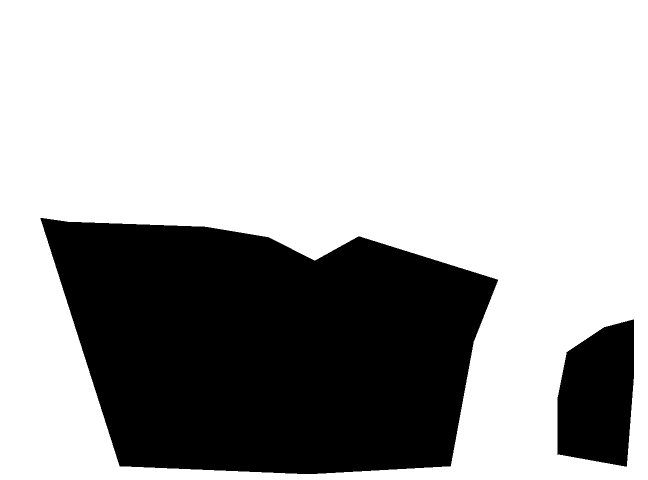
#> input picture harvard_DB_0001_01.tif, 1296 x 960 px (shown at 1/2 size)
$ python phenocam-test.py
#> lines starting #> are read from the running program, lines starting #| are printed output that depends on the picture; after the words box and inside, x2 and y2 are one past the last pixel; in counts of white or black regions, pixels touching at a corner belong together; long printed decimals are rounded
import matplotlib
from PIL import Image, ImageOps
import numpy as np
import matplotlib.pyplot as plt
from datetime import datetime, timedelta
import pylab

# %matplotlib inline

test_image = 'harvard_2009_06_30_120138.jpg'
test_mask = 'harvard_DB_0001_01.tif'

# read in mask image and convert to nparray
mask_img = Image.open(test_mask)
#> mask_img is the input picture: PIL image 1296x960 L; 68.2% white; 2 black regions, box (x1, y1, x2, y2) and area: (81, 436, 996, 948) 359108, (1114, 639, 1268, 933) 36478
roimask = np.asarray(mask_img, dtype=np.bool8)

# read in canopy image
img = Image.open(test_image)
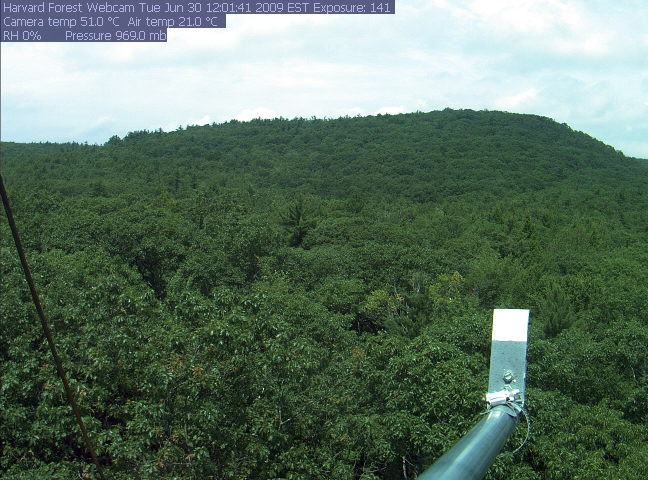
#> input picture harvard_2009_06_30_120138.jpg, 1296 x 960 px (shown at 1/2 size)
#> img is the input picture: PIL image 1296x960 RGB; mean R, G, B 95, 115.8, 99.5
img.load()

# create an image with alpha mask
rev_mask_img = ImageOps.invert(mask_img)
alpha_data = rev_mask_img.getdata()
rev_mask_img.putdata(alpha_data,.4,150)
imga = img.copy()
fig = plt.figure(figsize=[8,8])
imga.putalpha(rev_mask_img)
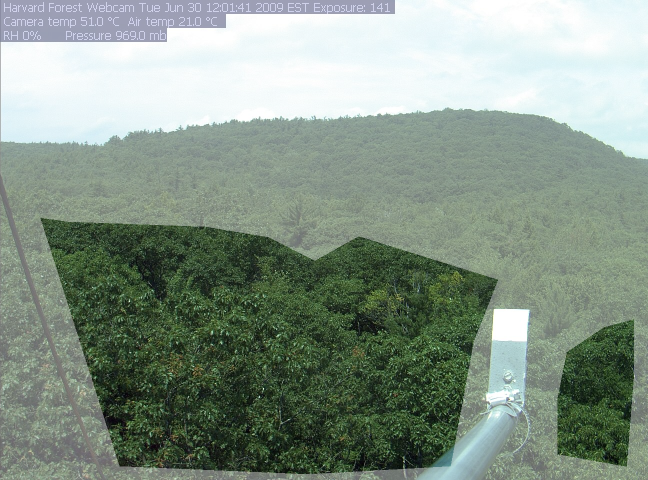
#> imga: PIL image 1296x960 RGBA (shown at 1/2 size); mean R, G, B, A 95, 115.8, 99.5, 182.4; transparent parts drawn white
plt.imshow(imga)
plt.savefig('phenocam_roi_over_dpi.png', dpi=600)
pylab.show()
# 如果加 plt.show() 之后还是无法显示，可以试试首先导入pylab包
# 然后在plt.imshow(img)后面添加一行代码 pylab.show()

# def get_roi_stats(im, roimask):
#     """
#     Function to return a collection of stats for DN values for an image / mask pair.
#     """
#
#     # split into bands
#     (im_r, im_g, im_b) = im.split()
#
#     # create numpy arrays with bands
#     r_array = np.asarray(im_r, dtype=np.int16)
#     g_array = np.asarray(im_g, dtype=np.int16)
#     b_array = np.asarray(im_b, dtype=np.int16)
#
#     # try applying mask to red image ... if mask and image don't
#     # have same size this will raise an exception.
#     try:
#         r_ma = np.ma.array(r_array, mask=roimask)
#     except:
#         errstr = "Error applying mask to image file.\n"
#         sys.stderr.write(errstr)
#         return None
#
#     # make masked arrays for G,B
#     g_ma = np.ma.array(g_array, mask=roimask)
#     b_ma = np.ma.array(b_array, mask=roimask)
#
#     # find mean, std
#     r_vals = r_ma.compressed()
#     r_mean = r_vals.mean()
#     r_diff = np.float64(r_vals) - r_mean
#     r_std = np.sqrt(np.dot(r_diff, r_diff) / r_vals.size)
#
#     g_vals = g_ma.compressed()
#     g_mean = g_vals.mean()
#     g_diff = np.float64(g_vals) - g_mean
#     g_std = np.sqrt(np.dot(g_diff, g_diff) / g_vals.size)
#
#     b_vals = b_ma.compressed()
#     b_mean = b_vals.mean()
#     b_diff = np.float64(b_vals) - b_mean
#     b_std = np.sqrt(np.dot(b_diff, b_diff) / b_vals.size)
#
#     # calculate percentiles for each array
#     r_pcts = np.percentile(r_vals, (5., 10., 25., 50., 75., 90., 95.))
#     g_pcts = np.percentile(g_vals, (5., 10., 25., 50., 75., 90., 95.))
#     b_pcts = np.percentile(b_vals, (5., 10., 25., 50., 75., 90., 95.))
#
#     # calculate covariance
#     rg_cov = np.dot(r_diff, g_diff) / r_diff.size
#     gb_cov = np.dot(g_diff, b_diff) / g_diff.size
#     br_cov = np.dot(b_diff, r_diff) / b_diff.size
#
#     # correlation coefficients
#     RG_cor = rg_cov / (r_std * g_std)
#     GB_cor = gb_cov / (g_std * b_std)
#     BR_cor = br_cov / (b_std * r_std)
#
#     # return list of values
#     return [{'mean': r_mean,
#              'stdev': r_std,
#              'percentiles': r_pcts},
#             {'mean': g_mean,
#              'stdev': g_std,
#              'percentiles': g_pcts},
#             {'mean': b_mean,
#              'stdev': b_std,
#              'percentiles': b_pcts},
#             RG_cor, GB_cor, BR_cor]
#
# # call stats function
# stats = get_roi_stats(img, roimask)
# stats

# split into bands
(im_r, im_g, im_b) = img.split()
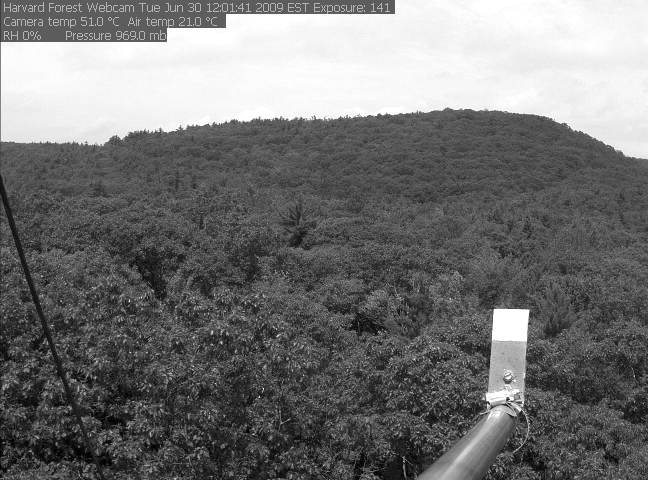
#> im_g: PIL image 1296x960 L (shown at 1/2 size); min 0, max 255, mean 115.8
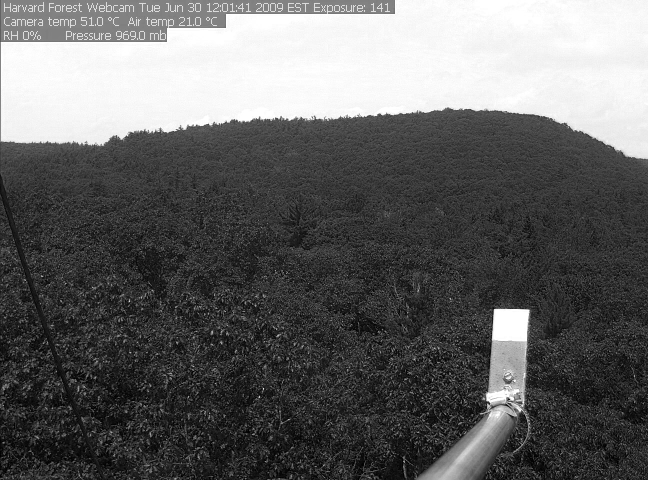
#> im_b: PIL image 1296x960 L (shown at 1/2 size); min 0, max 255, mean 99.5

# create numpy arrays with bands
r_array = np.asarray(im_r, dtype=np.float64)
g_array = np.asarray(im_g, dtype=np.float64)
b_array = np.asarray(im_b, dtype=np.float64)
brt_array = r_array + g_array + b_array
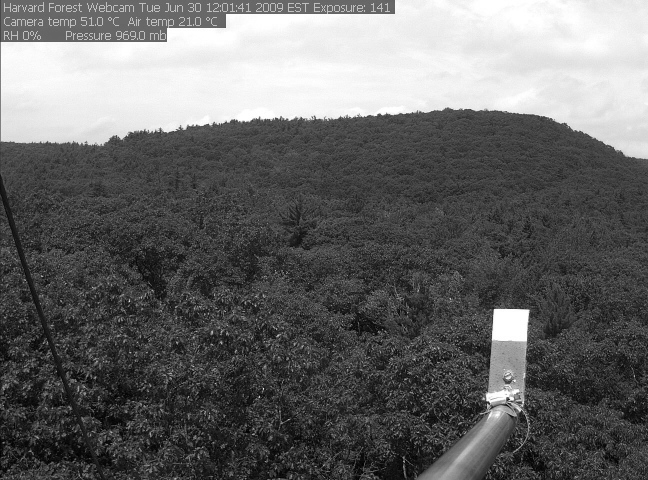
#> brt_array: shape (960, 1296) float64 (shown at 1/2 size); min 0, max 765, mean 310.3; drawn with min black and max white

# apply mask to brightness image
brt_ma = np.ma.array(brt_array,mask=roimask)

# make masked arrays for R,G,B
g_ma = np.ma.array(g_array,mask=roimask)
r_ma = np.ma.array(r_array,mask=roimask)
b_ma = np.ma.array(b_array,mask=roimask)

# first let's get percentiles for R, G and B
nvalues = g_ma.size
#> nvalues = 1244160
r_values = r_ma.compressed()
g_values = g_ma.compressed()
b_values = b_ma.compressed()

print ("Number of pixels in image: {0}".format(nvalues))
#| Number of pixels in image: 1244160
print ("Number of masked pixels: {0}".format(len(g_values)))
#| Number of masked pixels: 395586

# calculate mean, median and std-dev for R, G, B
r_mean = np.mean(r_values)
#> r_mean = 48.82
r_median = np.median(r_values)
#> r_median = 44
r_var = np.var(r_values)
#> r_var = 846.8
r_std = np.std(r_values)
#> r_std = 29.1
g_mean = np.mean(g_values)
#> g_mean = 69.23
g_median = np.median(g_values)
#> g_median = 65
g_var = np.var(g_values)
#> g_var = 1048.9
g_std = np.std(g_values)
#> g_std = 32.39
b_mean = np.mean(b_values)
#> b_mean = 42.85
b_median = np.median(b_values)
#> b_median = 38
b_var = np.var(b_values)
#> b_var = 756.9
b_std = np.std(b_values)
#> b_std = 27.51

# calculate percentiles for each array
r_percentiles = np.percentile(r_values, (5., 10., 25., 50., 75., 90., 95.))
#> r_percentiles = [9, 16, 27, 44, 66, 87, 102]
g_percentiles = np.percentile(g_values, (5., 10., 25., 50., 75., 90., 95.))
#> g_percentiles = [24, 31, 45, 65, 89, 112, 127]
b_percentiles = np.percentile(b_values, (5., 10., 25., 50., 75., 90., 95.))
#> b_percentiles = [6, 12, 23, 38, 58, 79, 94]

# histogram the value for R, G, B
fig = plt.figure(figsize=[20, 6])

r_95 = r_percentiles[-1]
#> r_95 = 102
r_low = r_mean - r_std
#> r_low = 19.72
r_high = r_mean + r_std
#> r_high = 77.92
plt.subplot(1,3,1)
plt.hist(r_values,20,color='r')
plt.plot([r_mean, r_mean], [0,60000], 'k--', lw=2)
plt.plot([r_low, r_low], [0,60000], 'k:', lw=2)
plt.plot([r_high, r_high], [0,60000], 'k:', lw=2 )
plt.text(150,50000,'mean:      {0:.2f}'.format(r_mean), size=14)
plt.text(150,47000,'std. dev.: {0:.2f}'.format(r_std), size=14)
plt.xlim([0,255])

g_95 = g_percentiles[-1]
#> g_95 = 127
g_low = g_mean - g_std
#> g_low = 36.84
g_high = g_mean + g_std
#> g_high = 101.6
plt.subplot(1, 3, 2)
plt.hist(g_values, 20, color='g')
plt.plot([g_mean, g_mean], [0,60000], 'k--', lw=2)
plt.plot([g_low, g_low], [0,60000], 'k:', lw=2)
plt.plot([g_high, g_high], [0,60000], 'k:', lw=2 )
plt.text(150,50000,'mean:       {0:.2f}'.format(g_mean), size=14)
plt.text(150,47000,'std. dev.:  {0:.2f}'.format(g_std), size=14)
plt.xlim([0,255])

b_95 = b_percentiles[-1]
#> b_95 = 94
b_low = b_mean - b_std
#> b_low = 15.34
b_high = b_mean + b_std
#> b_high = 70.36
plt.subplot(1,3,3)
plt.hist(b_values,20,color='b')
plt.plot([b_mean, b_mean], [0,70000], 'k--', lw=2)
plt.plot([b_low, b_low], [0,70000], 'k:', lw=2)
plt.plot([b_high, b_high], [0,70000], 'k:', lw=2 )
plt.text(150,59000,'mean:       {0:.2f}'.format(b_mean), size=14)
plt.text(150,55000,'std. dev.:  {0:.2f}'.format(b_std), size=14)
plt.xlim([0,255])
plt.savefig('phenocam-test_dpi.png', dpi=600)
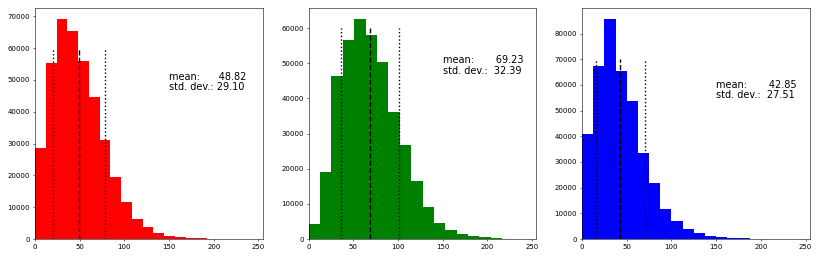
#> figure drawn by matplotlib, 3 panels; panel 1: tallest bar 69169 high, from x = 24.1 to 36.15; panel 2: tallest bar 62570 high, from x = 51 to 63.75; panel 3: tallest bar 85709 high, from x = 25 to 37.5
pylab.show()

print (r_mean, r_std, r_median, r_var, r_percentiles)
#| 48.823 29.100 44.0 846.836 [  9.  16.  27.  44.  66.  87. 102.]
print (g_mean, g_std, g_median, g_var, g_percentiles)
#| 69.229 32.387 65.0 1048.890 [ 24.  31.  45.  65.  89. 112. 127.]
print (b_mean, b_std, b_median, b_var, b_percentiles)
#| 42.849 27.512 38.0 756.891 [ 6. 12. 23. 38. 58. 79. 94.]

# calculate the covariance matrix between pairs (R,G), (R,B), (G,B)
rg_cov = np.cov(r_values, g_values)
#> rg_cov = [[846.8, 921.4], [921.4, 1048.9]]
rb_cov = np.cov(r_values, b_values)
#> rb_cov = [[846.8, 775.4], [775.4, 756.9]]
gb_cov = np.cov(g_values, b_values)
#> gb_cov = [[1048.9, 845.2], [845.2, 756.9]]

fig = plt.figure(figsize=[16, 4])
plt.subplot(1,3,1)
plt.scatter(r_values,g_values,s=2,color='k',alpha=.2,edgecolor='none')
plt.xlim([0,255])
plt.ylim([0,255])
plt.xlabel('R')
plt.ylabel('G')

plt.subplot(1,3,2)
plt.scatter(r_values,b_values,s=2,color='k',alpha=.2,edgecolor='none')
plt.xlim([0,255])
plt.ylim([0,255])
plt.xlabel('R')
plt.ylabel('B')

plt.subplot(1,3,3)
plt.scatter(g_values,b_values,s=2,color='k',alpha=.2,edgecolor='none')
plt.xlim([0,255])
plt.ylim([0,255])
plt.xlabel('G')
plt.ylabel('B')
plt.savefig('phenocam-cor_test_dpi.png', dpi=600)
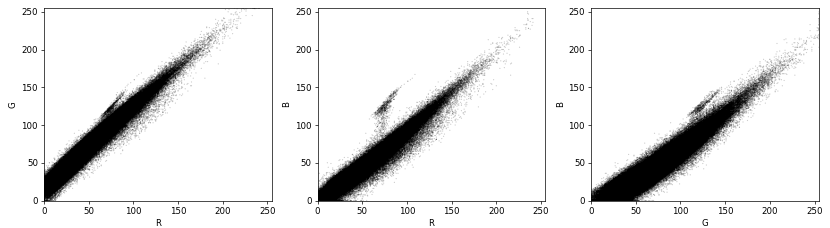
#> figure drawn by matplotlib, 3 panels
pylab.show()

RG_cov = rg_cov[0, 1]
#> RG_cov = 921.4
RB_cov = rb_cov[0, 1]
#> RB_cov = 775.4
GB_cov = gb_cov[0, 1]
#> GB_cov = 845.2
RG_cor = RG_cov/(r_std * g_std)
#> RG_cor = 0.978
RB_cor = RB_cov/(r_std * b_std)
#> RB_cor = 0.969
GB_cor = GB_cov/(g_std * b_std)
#> GB_cor = 0.949

print ('rg_cov: {0}  rb_cov: {1}  gb_cov: {2}'.format(RG_cov, RB_cov, GB_cov))
#| rg_cov: 921.404  rb_cov: 775.405  gb_cov: 845.242
print ('rg_cor: {0}  rb_cor: {1}  gb_cor: {2}'.format(RG_cor, RB_cor, GB_cor))
#| rg_cor: 0.9777  rb_cor: 0.9685  gb_cor: 0.9486
